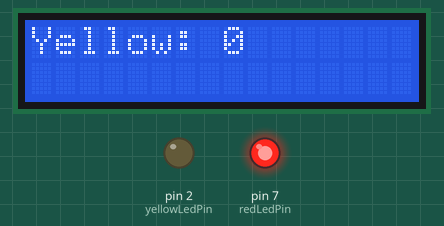
Recording of a sketch running on a simulated Arduino Uno, built with avr-gcc and run on an emulated ATmega328P. On the bench: 16×2 character LCD, output pins drawn as LEDs (lit = HIGH).

Above: at 0.1 s.
At 7.7 s:
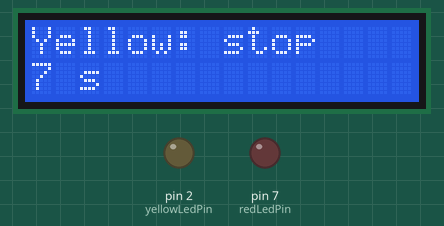
At 15.4 s:
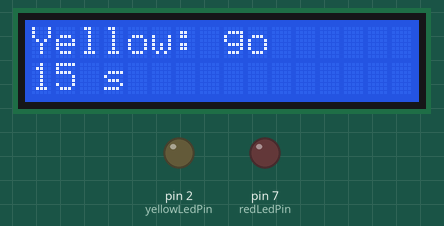
At 39.1 s:
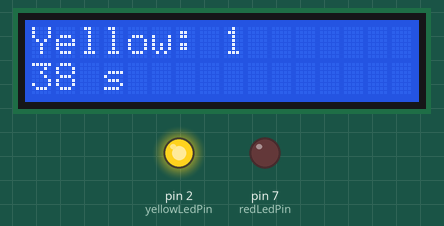
Timing chart, 0 to 40.0 s (numbered marks = the images above):
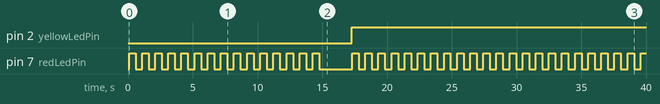

The sketch:

TechBoy_L30_AdvancedInterrupt.ino
```cpp
#include <Wire.h>
#include <LiquidCrystal_I2C.h>
#include <TimerOne.h>

// initialize the library with the numbers of the interface pins
LiquidCrystal_I2C lcd(0x3F, 2, 1, 0, 4, 5, 6, 7, 3, POSITIVE);

int redLedPin = 7;
const int yellowLedPin = 2; //software interrupt does not need to use special Pins for interrupts

//LCD variables
const int lcdRowLength = 16;

//Global Variables
int ledStatus = 0;
volatile unsigned long interruptCount = 0; // use volatile for shared variables
String interruptMsg = "Yellow: ";
const int interruptMsgLen = interruptMsg.length();
int interruptStatus = 1;

void setup() {
  Serial.begin(9600);
  // put your setup code here, to run once:
  lcd.begin(lcdRowLength, 2);

  pinMode(redLedPin, OUTPUT);
  pinMode(yellowLedPin, OUTPUT);

  Timer1.initialize(2000000); //delay between each interrupt in microseconds (1 sec = 10^6 microsec)
  Timer1.attachInterrupt(BlinkInterruptLed);
  lcdUpdate(0,0,interruptMsg);

}

void loop() {
  // put your main code here, to run repeatedly:

   unsigned long interruptCountCopy;  // holds a copy of the blinkCount

  // to read a variable which the interrupt code writes, we
  // must temporarily disable interrupts, to be sure it will
  // not change while we are reading.  To minimize the time
  // with interrupts off, just quickly make a copy, and then
  // use the copy while allowing the interrupt to keep working.
  //noInterrupts();
  Timer1.stop();
  interruptCountCopy = interruptCount;
  //interrupts();
  Timer1.restart();

  if(millis() >= 5000 && millis() <15000){
    Timer1.stop();
    lcdUpdate(interruptMsgLen, 0, "stop");
    interruptStatus = 0;
  }

  if(millis() >= 15000 && interruptStatus == 0){
      Timer1.restart();
      interruptStatus = 1;
      lcdUpdate(interruptMsgLen, 0, "    ");
      lcdUpdate(interruptMsgLen, 0, "go");
      delay(2000);
      lcdUpdate(interruptMsgLen, 0, "  ");
  }

  if(interruptStatus == 1){
    lcdUpdate(interruptMsgLen, 0, (String)interruptCountCopy);
  }

  //Serial.print("interruptStatus: ");
  //Serial.println(interruptStatus);

  BlinkLed(&redLedPin);
  lcdUpdate(0, 1, (String)(millis()/1000) + " s");
}

void BlinkLed(int *pin){
  int thisPin = *pin;

    digitalWrite(thisPin, HIGH);
    delay(500);
    digitalWrite(thisPin, LOW);
    delay(500);
  }

void BlinkInterruptLed(){
  if(ledStatus == 0){
      ledStatus = 1;
      interruptCount++;
      }else{
        ledStatus = 0;
      }

   digitalWrite(yellowLedPin, ledStatus);
}

void lcdUpdate(uint8_t charStart, uint8_t line, String value){
  int valueLength = value.length();
  //int count = 0;
  String blank = repeatString(" ", valueLength);

  lcd.setCursor(charStart, line);
  lcd.print(blank);
  lcd.setCursor(charStart, line);
  lcd.print(value);
}

String repeatString(String charToRepeat, int repeat){
  String stringValue = "";
  int count = 1;

  do{
    stringValue += charToRepeat;
    count++;
  }while(count<repeat);

  return stringValue;
}
```

Measured:
- by itself, pin 2 (yellowLedPin): LOW → HIGH at 17.3 s
- by itself, pin 7 (redLedPin): goes 14 × (HIGH 0.50 s, LOW 0.51 s), HIGH 0.50 s, LOW 2.5 s, 22 × (HIGH 0.50 s, LOW 0.51 s), then HIGH
- what the display in image 1 shows lasts 1.0 s, from 7.2 s to 8.2 s
- what the display in image 2 shows lasts 2.0 s, from 15.3 s to 17.3 s
